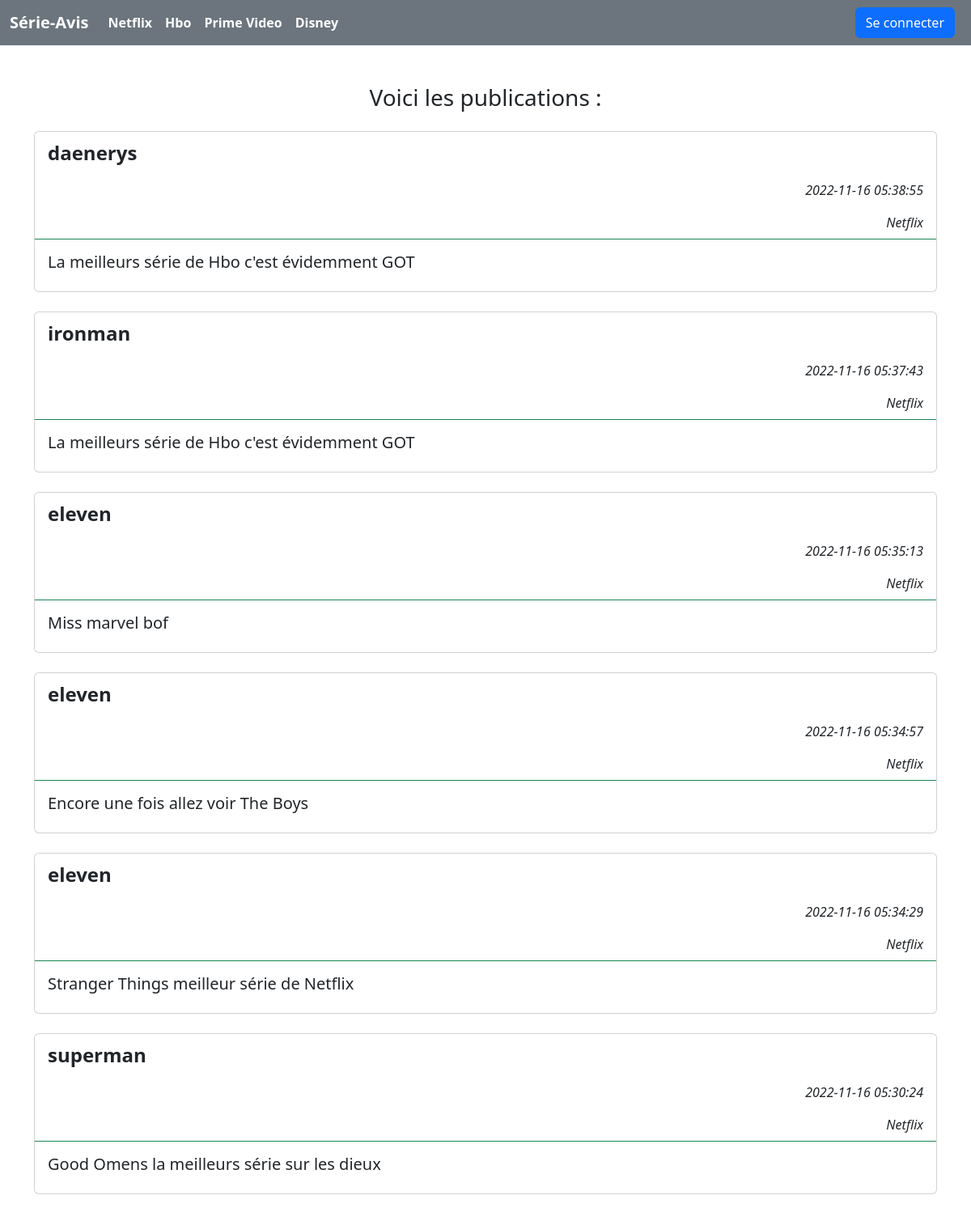
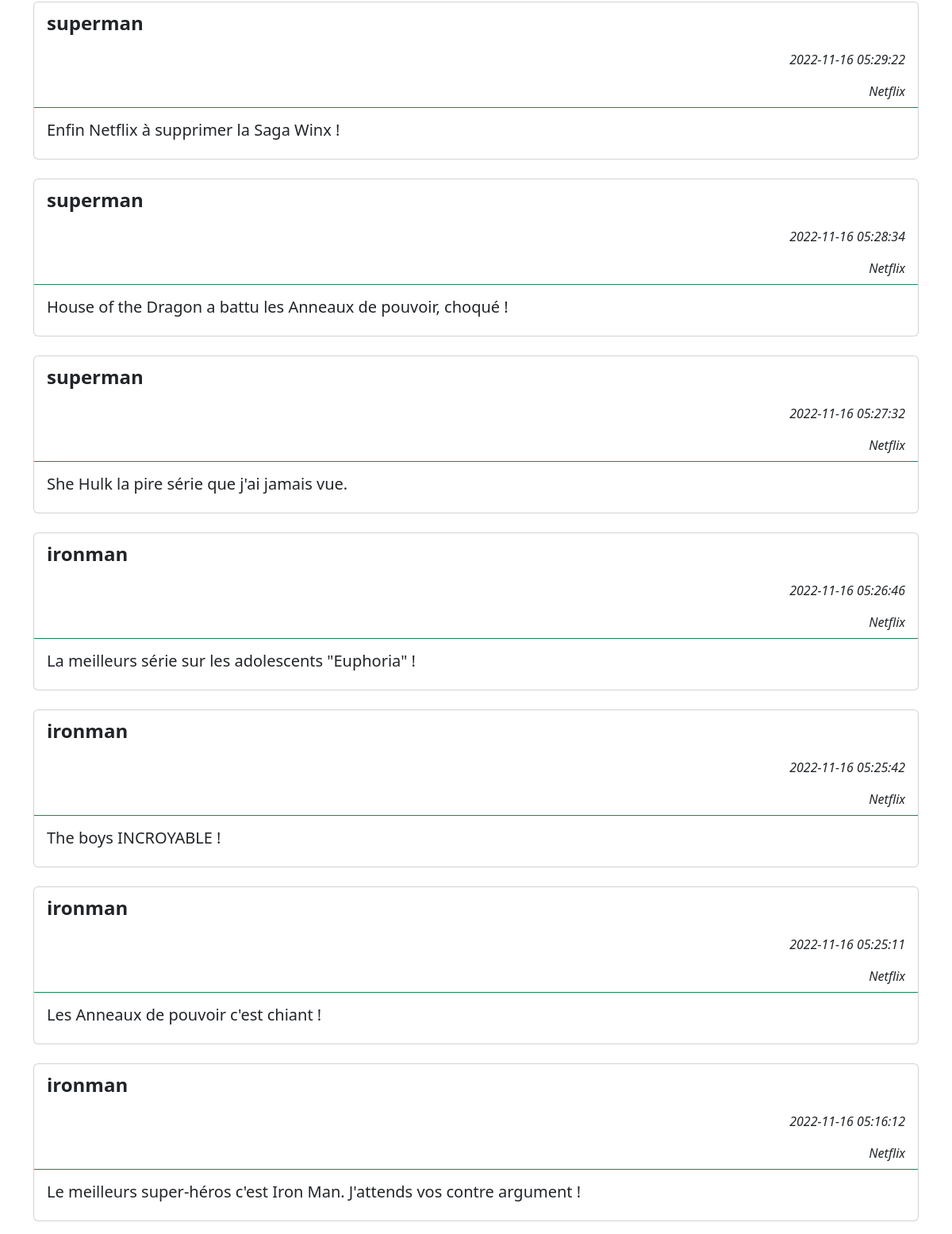
The page / on the database its author committed (2 pictures, top to bottom).
### tables this page shows
CREATE TABLE `post` (
  `id` int(11) NOT NULL,
  `content` text NOT NULL,
  `publishedAt` datetime NOT NULL,
  `category` varchar(255) NOT NULL,
  `userId` int(11) NOT NULL
);

CREATE TABLE `user` (
  `id` int(11) NOT NULL,
  `username` varchar(255) NOT NULL,
  `firstName` varchar(255) NOT NULL,
  `LastName` varchar(255) NOT NULL,
  `email` varchar(255) NOT NULL,
  `password` varchar(255) NOT NULL
);

### Controller/PostController.php (called while the page is built, shortened)
<?php
class PostController
{
    private PDO $db;
    public function __construct()
    {
        $dbName = "social";
        $port = 3306;
        $userName = "root";
        $password = "root";
    }
    public function setDb(PDO $db)
    {
        $this->db = $db;
        return $this;
    }
    public function getAll():array{
        $articles = [];
        $req = $this->db->query("SELECT * FROM `post` ORDER BY id DESC");
        $req->execute();
        $datas = $req->fetchAll();
        foreach ($datas as $data){
            $articles[] = new Post($data);
        }
        return $articles;
    }
}

### Entity/Post.php (called while the page is built, shortened)
<?php
class Post
{
    private $content;
    private $publishedAt;
    private $userId;
    public function hydrate(array $data)
    {
        foreach ($data as $cle => $valeur) {
            $methode = 'set'.ucfirst($cle);
        }
    }
    public function setId($id){
            return $this;
    }
    public function getContent(){
        return $this->content;
    }
    public function setContent($content){
        $this -> content = $content;
        return $this;
    }
    public function getPublishedAt(){
        return $this->publishedAt;
    }
    public function setPublishedAt($publishedAt){
        $this -> publishedAt = $publishedAt;
        return $this;
    }
    public function getCategory(){
        if  ($this->category = 'Netflix' or $this->category = 'Hbo' or $this->category = 'Prime Video' or $this->category = 'Disney'){
            return $this->category;
        }
    }
    public function getUserId(){
        return $this->userId;
    }
    public function setUserId($userId){
        $this->userId = $userId;
        return $this;
    }
}

### Controller/UserController.php (called while the page is built, shortened)
<?php
class UserController
{
    private PDO $db;
    public function __construct()
    {
        $dbName = "social";
        $port = 3306;
        $userName = "root";
        $password = "root";
    }
    public function setDb(PDO $db)
    {
        $this->db = $db;
        return $this;
    }
    public function read(int $id)
    {
        $req = $this->db->prepare("SELECT * FROM `user` WHERE id = :id");
        $req->bindValue(":id", $id, PDO::PARAM_INT);
        $req->execute();
        $data = $req->fetch();
        $user = new User($data);
        return $user;
    }
}

### Entity/User.php (called while the page is built, shortened)
<?php
class User
{
    private $username;
    public function hydrate(array $data)
    {
        foreach ($data as $key => $value) {
            $method = "set" . ucfirst($key);
        }
    }
    public function setId($id)
    {
        return $this;
    }
    public function setFirstName($firstName)
    {
        return $this;
    }
    public function setLastName($lastName)
    {
        return $this;
    }
    public function getUsername()
    {
        return $this->username;
    }
    public function setUsername($username)
    {
        $this->username = $username;
        return $this;
    }
    public function setEmail($email)
    {
        return $this;
    }
    public function setPassword($password)
    {
        return $this;
    }
}

### index.php (the view, shortened to what this page needs)
<?php
require "./Vues/layout/header.php";
$posts = $postController->getAll();
if ($_SESSION && $_SESSION["username"]){?>
    <div class="col mb-5"></div>
    <h3 class="text-center">Voici les publications : </h3>
    <?php foreach ($posts as $post)   {?>
        <div class="col mb-4"></div>
        <div class="col-md-12">
            <div class="card mb-3 ">
                <div class="row g-0 ">
                    <div class="col-md-4 <?= $i === 0 ? "active" : "" ?>"></div>
                    <div class="card-header bg-transparent border-success">
                        <p class="fs-4 fw-bold"><?= $userController->read($post->getUserId())->getUsername() ?></p>
                        <p class="card-text text-end fst-italic"><?= $post->getPublishedAt() ?></p>
                        <p class="card-text text-end fst-italic"><?= $post->getCategory() ?></p>
                    </div>
                    <div class="card-body ">
                        <h5 class="card-title fw-normal"><?= $post->getContent() ?></h5>
                    </div>
                    <div class="card-footer bg-transparent border-success d-grid gap-2">
                        <?php if ($userController->read($post->getUserId())->getUsername() === $_SESSION["username"]) : ?>
                            <a href="./updatePost.php?id=<?= $post->getId() ?>" onclick="return confirm('Est-ce que vous voulez réellement modifier votre publication ?');" class="btn btn-warning"><i class="fa-solid fa-pen-to-square"></i></a>
                            <a href="./deletePost.php?id=<?= $post->getId() ?>" onclick="return confirm('Est-ce que vous voulez réellement supprimer votre publication ?');" class="btn btn-danger"><i class="fa-solid fa-trash"></i></a><?php endif ?>
                    </div>
                </div>
            </div>
        </div>
    <?php } ?>
<?php }else { ?>
    <h3 class="text-center">Voici les publications : </h3>
    <?php foreach ($posts as $post)  { ?>
        <div class="col-md-12">
            <div class="card mb-3 ">
                <div class="row g-0 ">
                    <div class="card-header bg-transparent border-success">
                        <p class="fs-4 fw-bold"><?= $userController->read($post->getUserId())->getUsername() ?></p>
                        <p class="card-text text-end fst-italic"><?= $post->getPublishedAt() ?></p>
                        <p class="card-text text-end fst-italic"><?= $post->getCategory() ?></p>
                    </div>
                    <div class="card-body ">
                        <h5 class="card-title fw-normal"><?= $post->getContent() ?></h5>
                    </div>
                </div>
            </div>
        </div>
    <?php } }?>
<?php require "./Vues/layout/footer.php"; ?>

### Vues/layout/header.php (shortened to what this page needs)
<!DOCTYPE html>
<html lang="fr-FR">
<head>
    <link href="https://cdn.jsdelivr.net/npm/bootstrap@5.2.2/dist/css/bootstrap.min.css" rel="stylesheet">
    <link rel="stylesheet" href="./node_modules/bootstrap/dist/css/bootstrap.min.css" />
    <link href="https://cdn.jsdelivr.net/npm/bootstrap@5.2.2/dist/css/bootstrap.min.css" rel="stylesheet">
    <link href="https://getbootstrap.com/docs/5.2/assets/css/docs.css" rel="stylesheet">
    <link rel="stylesheet" href="https://cdnjs.cloudflare.com/ajax/libs/font-awesome/6.2.0/css/all.min.css" />
    <link rel="stylesheet" href="https://cdn.jsdelivr.net/npm/bootstrap-icons@1.9.1/font/bootstrap-icons.css">
    <link rel="stylesheet" href="./styles/style.css">
</head>
<body>
    <header>
    <nav class="navbar navbar-expand-lg bg-secondary">
            <div class="container-fluid">
                <a class="navbar-brand text-white fw-bold" href="./index.php">Série-Avis</a>
                <div class="collapse navbar-collapse" id="navbarSupportedContent">
                    <ul class="navbar-nav me-auto mb-2 mb-lg-0">
                        <li class="nav-item">
                            <a class="nav-link text-white fw-bold" href="./netflix.php">Netflix</a>
                        </li>
                        <li class="nav-item">
                            <a class="nav-link text-white fw-bold" href="./hbo.php">Hbo</a>
                        </li>
                        <li class="nav-item">
                            <a class="nav-link text-white fw-bold" href="./primeVideo.php">Prime Video</a>
                        </li>
                        <li class="nav-item">
                            <a class="nav-link text-white fw-bold" href="./disney.php">Disney</a>
                        </li>
                    </ul>
                    <?php if ($_SESSION && $_SESSION["username"]) : ?>
                        <a href="./createPost.php" class="mx-2 btn btn-warning">Donner mon avis</a>
                        <a href="./disconnect.php" class="mx-2 btn btn-danger">Se déconnecter</a>
                        <a href="./createAccount.php" class="mx-2 btn btn-success">Crée un compte</a>
                        <a href="./profil.php" class="mx-2 btn btn-primary">Mon compte</a>
                    <?php else : ?>
                        <a href="./createAccount.php" class="mx-2 btn btn-primary">Se connecter</a>
                    <?php endif ?>
                </div>
            </div>
        </nav>
    </header>
</body>
</html>
<?php
$postController = new PostController();
$userController = new UserController();
?>
<main class="container">

### Vues/layout/footer.php (shortened to what this page needs)
</main>
    <link href="https://cdn.jsdelivr.net/npm/bootstrap@5.2.2/dist/css/bootstrap.min.css" rel="stylesheet">
</body>
</html>

### rows shown on the page
post: userId.username "daenerys", publishedAt "2022-11-16 05:38:55", category "Netflix", content "La meilleurs série de Hbo c'est évidemment GOT"
post: userId.username "ironman", publishedAt "2022-11-16 05:37:43", category "Netflix", content "La meilleurs série de Hbo c'est évidemment GOT"
post: userId.username "eleven", publishedAt "2022-11-16 05:35:13", category "Netflix", content "Miss marvel bof"
post: userId.username "eleven", publishedAt "2022-11-16 05:34:57", category "Netflix", content "Encore une fois allez voir The Boys"
post: userId.username "eleven", publishedAt "2022-11-16 05:34:29", category "Netflix", content "Stranger Things meilleur série de Netflix"
post: userId.username "superman", publishedAt "2022-11-16 05:30:24", Category "Netflix", content "Good Omens la meilleurs série sur les dieux"
post: userId.username "superman", publishedAt "2022-11-16 05:29:22", category "Netflix", content "Enfin Netflix à supprimer la Saga Winx !"
post: userId.username "superman", publishedAt "2022-11-16 05:28:34", Category "Netflix", content "House of the Dragon a battu les Anneaux de pouvoir, choqué !"
post: userId.username "superman", publishedAt "2022-11-16 05:27:32", Category "Netflix", content "She Hulk la pire série que j'ai jamais vue."
post: userId.username "ironman", publishedAt "2022-11-16 05:26:46", Category "Netflix", content "La meilleurs série sur les adolescents \"Euphoria\" !"
post: userId.username "ironman", publishedAt "2022-11-16 05:25:42", Category "Netflix", content "The boys INCROYABLE !"
post: userId.username "ironman", publishedAt "2022-11-16 05:25:11", Category "Netflix", content "Les Anneaux de pouvoir c'est chiant !"
post: userId.username "ironman", publishedAt "2022-11-16 05:16:12", Category "Netflix", content "Le meilleurs super-héros c'est Iron Man. J'attends vos contre argument !"
